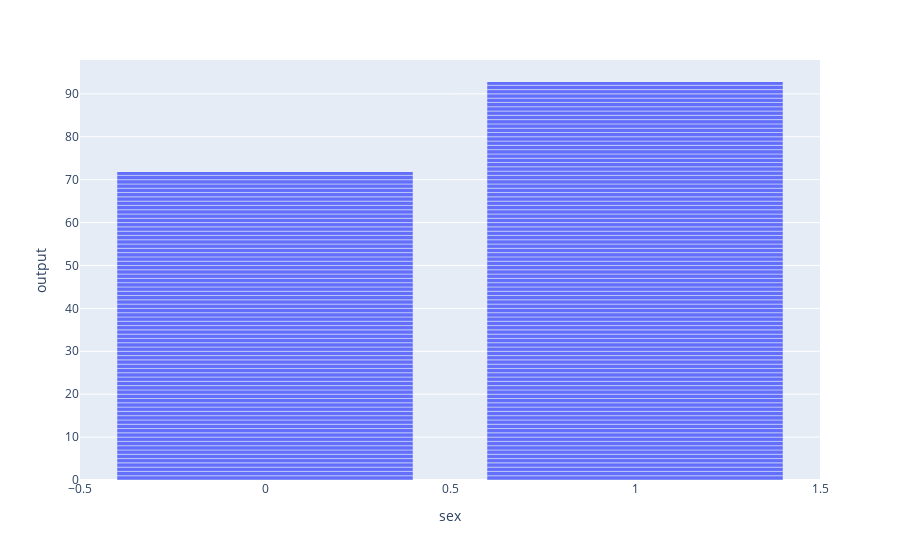

Write notebook code for a chart like this one.
### Code cell
px.bar(heart,heart['sex'],heart['output'])

### Figure 1 — Plotly figure (JSON) as saved in the notebook; plotly's stock layout.template omitted (floating-point values rounded to 4 significant figures; data arrays with more than 128 entries replaced by an {"elided": "..."} marker saying what was removed)
{"data": [{"alignmentgroup": "True", "hovertemplate": "sex=%{x}<br>output=%{y}<extra></extra>", "legendgroup": "", "marker": {"color": "#636efa"}, "name": "", "offsetgroup": "", "orientation": "v", "showlegend": false, "textposition": "auto", "type": "bar", "x": {"elided": "303 int values"}, "xaxis": "x", "y": {"elided": "303 int values"}, "yaxis": "y"}], "layout": {"barmode": "relative", "legend": {"tracegroupgap": 0}, "margin": {"t": 60}, "xaxis": {"anchor": "y", "domain": [0, 1], "title": {"text": "sex"}}, "yaxis": {"anchor": "x", "domain": [0, 1], "title": {"text": "output"}}}}
